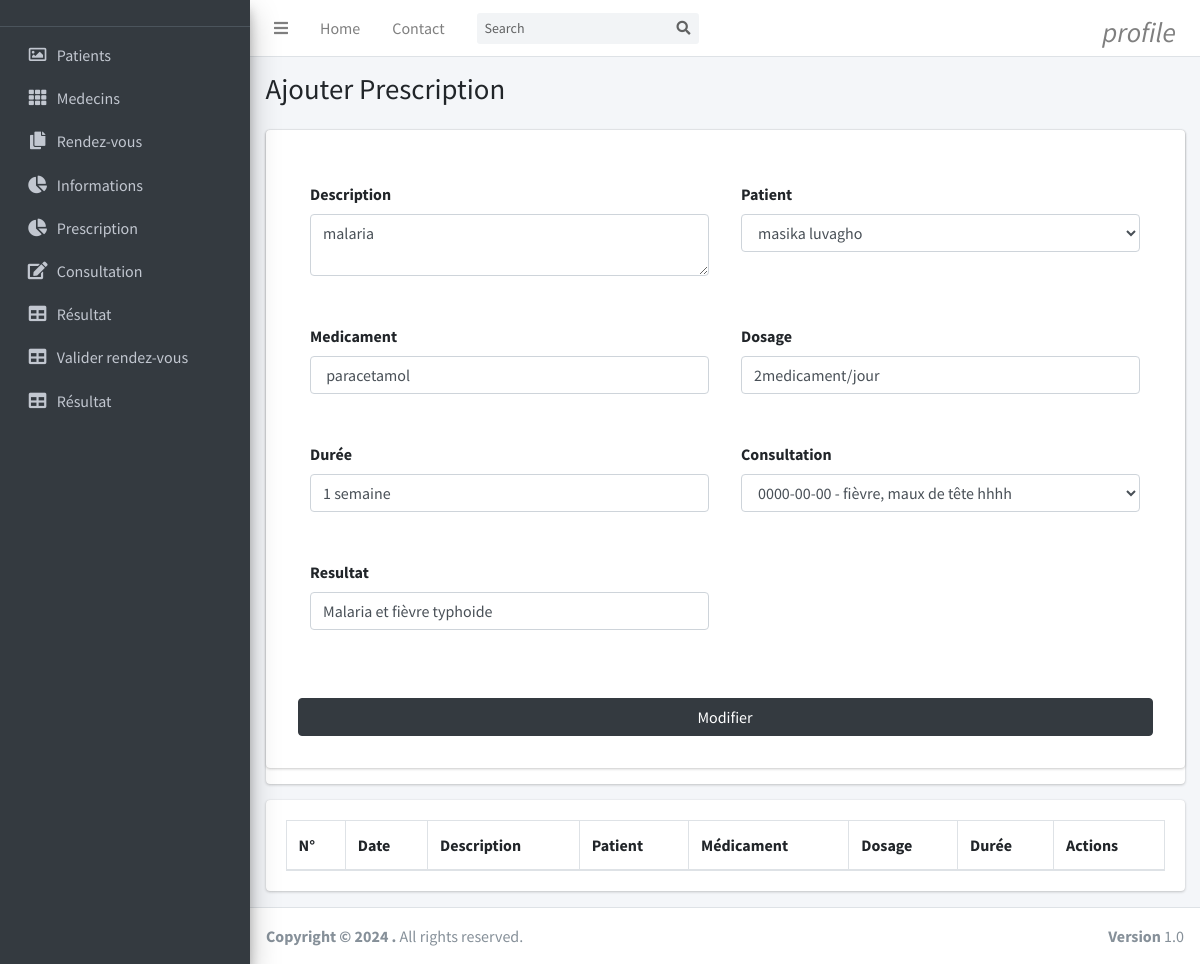
Page /views/prescription.php?edit=5 (signed in) on the committed database.
### tables this page shows
CREATE TABLE `prescription` (
  `id` int(11) NOT NULL,
  `description` text NOT NULL,
  `patient` int(11) NOT NULL,
  `consultation` int(11) NOT NULL,
  `medicament` text NOT NULL,
  `dosage` text NOT NULL,
  `duree` varchar(11) NOT NULL,
  `resultat` text NOT NULL,
  `date` date NOT NULL,
  `medecin` int(11) NOT NULL,
  `supprimer` int(11) NOT NULL
);

### models/select/select-prescription.php (called while the page is built, shortened)
<?php
if (isset($_GET['edit']) && !empty($_GET['edit'])) {
    $id = $_GET['edit'];
    $getDataMod=$connexion->prepare("SELECT * FROM prescription WHERE id=?");
    $getDataMod->execute([$id]);
    $tab=$getDataMod->fetch();
    $url = "../models/updat/up-prescription-post.php?edit=" . $id;
    $btn = "Modifier";
} else {
    $url = "../models/add/add-prescription-post.php";
    $btn = "Enregistrer";
}
?>

### views/prescription.php (the view, shortened to what this page needs)
<?php
include '../connexion/connexion.php';
require_once('../models/select/select-prescription.php');
?>
<!DOCTYPE html>
<html lang="en">
<head>
    <?php require_once('style.php'); ?>
</head>
<body>
    <?php require_once('aside.php'); ?>
    <div class="content-wrapper">
        <section class="content-header">
            <div class="container-fluid">
                <div class="row mb-2">
                    <div class="col-sm-12">
                        <h1>Ajouter Prescription</h1>
                    </div>
                </div>
            </div>
        </section>
        <section class="content">
            <div class="container-fluid">
                <div class="row">
                    <div class="col-md-12">
                        <div class="card card-primary">
                            <form role="form" class="card p-3" action="<?=$url?>" method="POST" enctype="multipart/form-data">
                                <div class="row card-body">
                                    <div class="form-group col-xl-6 col-lg-6 col-md-6 col-sm-6 p-3">
                                        <label for="description">Description</label>
                                        <textarea class="form-control" name="description" required><?php if (isset($_GET['edit'])) { echo htmlspecialchars($tab['description']); } ?></textarea>
                                    </div>
                                    <div class="form-group col-xl-6 col-lg-6 col-md-6 col-sm-6 p-3">
                                        <label>Patient</label>
                                        <select class="form-control select2" name="patient" required>
                                            <?php
                                            $req = $connexion->prepare("SELECT * FROM patients WHERE supprimer=0");
                                            $req->execute();
                                            while($patient = $req->fetch()) {
                                                $selected = (isset($_GET['edit']) && $patient['id'] == $tab['patient']) ? 'selected' : '';
                                                echo "<option value='".$patient['id']."' $selected>".$patient['nom']." ".$patient['postnom']."</option>";
                                            }
                                            ?>
                                        </select>
                                    </div>
                                    <div class="form-group col-xl-6 col-lg-6 col-md-6 col-sm-6 p-3">
                                        <label for="description">Medicament</label>
                                        <input class="form-control" name="medicament" required value=" <?php if (isset($_GET['edit'])) { echo htmlspecialchars($tab['medicament']); } ?>">
                                    </div>
                                    <div class="form-group col-xl-6 col-lg-6 col-md-6 col-sm-6 p-3">
                                        <label>Dosage</label>
                                        <input type="text" class="form-control" name="dosage" value="<?php if (isset($_GET['edit'])) { echo htmlspecialchars($tab['dosage']); } ?>" required>
                                    </div>
                                    <div class="form-group col-xl-6 col-lg-6 col-md-6 col-sm-6 p-3">
                                        <label>Durée</label>
                                        <input type="text" class="form-control" name="duree" value="<?php if (isset($_GET['edit'])) { echo htmlspecialchars($tab['duree']); } ?>" required>
                                    </div>
                                    <div class="form-group col-xl-6 col-lg-6 col-md-6 col-sm-6 p-3">
                                        <label>Consultation</label>
                                        <select class="form-control select2" name="consultation" required>
                                            <?php
                                            $reqConsultation = $connexion->prepare("SELECT * FROM consultation WHERE supprimer=0");
                                            $reqConsultation->execute();
                                            while($consultation = $reqConsultation->fetch()) {
                                                $selected = (isset($_GET['edit']) && $consultation['id'] == $tab['consultation_id']) ? 'selected' : '';
                                                echo "<option value='".$consultation['id']."' $selected>".$consultation['date']." - ".$consultation['description']."</option>";
                                            }
                                            ?>
                                        </select>
                                    </div>
                                    <div class="form-group col-xl-6 col-lg-6 col-md-6 col-sm-6 p-3">
                                        <label>Resultat</label>
                                        <input type="text" class="form-control" name="resultat" value="<?php if (isset($_GET['edit'])) { echo htmlspecialchars($tab['resultat']); } ?>" required>
                                    </div>
                                </div>
                                <div class="col-xl-12 col-lg-12 col-md-12 mt-10 col-sm-12 p-3 text-center">
                                    <input type="submit" class="btn btn-dark w-100" name="valider" value="<?=$btn?>">
                                </div>
                            </form>
                        </div>
                        <div class="card">
                            <div class="card-body">
                                <table id="example1" class="table table-bordered table-striped">
                                    <thead>
                                        <tr>
                                            <th>N°</th>
                                            <th>Date</th>
                                            <th>Description</th>
                                            <th>Patient</th>
                                            <th>Médicament</th>
                                            <th>Dosage</th>
                                            <th>Durée</th>
                                            <th>Actions</th>
                                        </tr>
                                    </thead>
                                </table>
                            </div>
                        </div>
                    </div>
                </div>
            </div>
        </section>
    </div>
    <?php require_once('script.php'); ?>
</body>
</html>

### rows in the picture
prescription: description "malaria", medicament "paracetamol", dosage "2medicament/jour", duree "1 semaine", resultat "Malaria et fièvre typhoide"

### other values in the picture
form field patient "masika luvagho"
form field consultation "0000-00-00 - fièvre, maux de tête hhhh"
